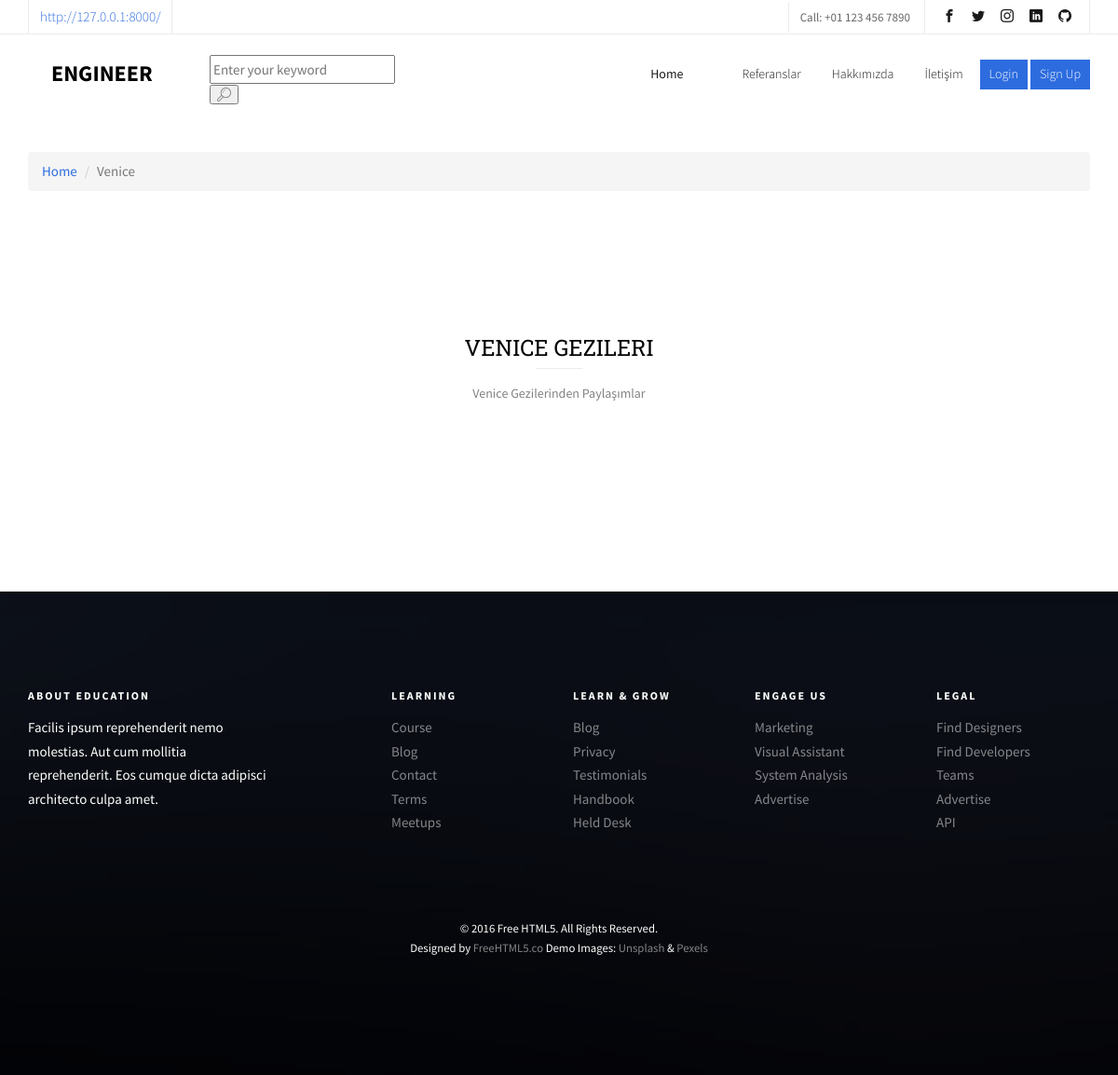
Page /category/7/italy-venice-city on the earlier database version.
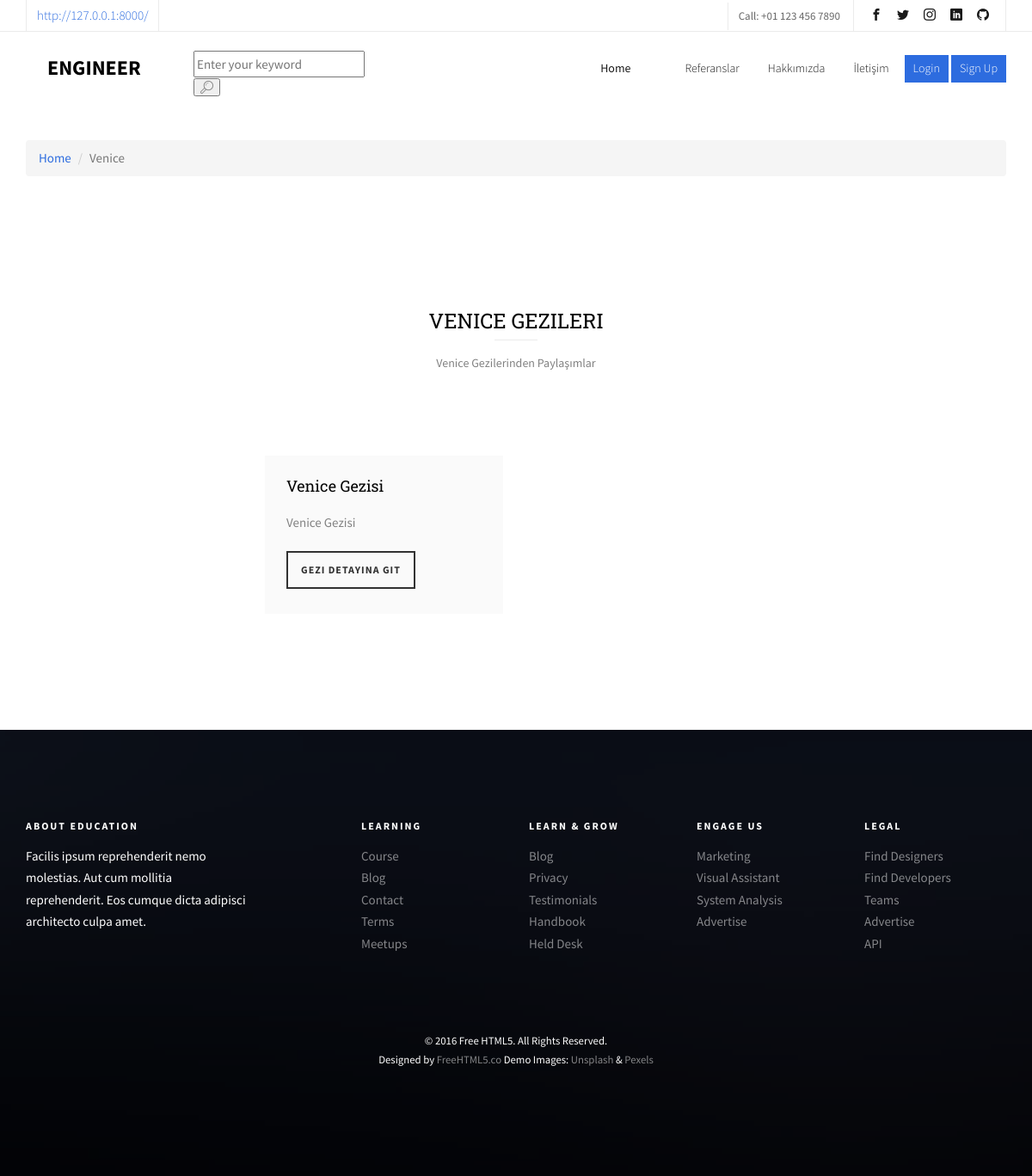
Same page on the later database version.
### content/models.py (models this page shows, shortened)
class Category(MPTTModel):
    STATUS =(
        ('True', 'Evet'),
        ('False', 'Hayır'),
    )
    title = models.CharField(max_length=100)
    keywords = models.CharField(blank=True, max_length=255)
    description = models.CharField(blank=True, max_length=255)
    image = models.ImageField(blank=True, upload_to='images/')
    status = models.CharField(max_length=10, choices=STATUS)
    slug = models.SlugField(null=False, unique=True)
    parent = TreeForeignKey('self', blank=True, null=True, related_name='children', on_delete=models.CASCADE)
    create_at = models.DateTimeField(auto_now_add=True)
    update_at = models.DateTimeField(auto_now=True)
    class MPTTMeta:
        order_insertion_by = ['title']
    def get_image_tag(self):
        if self.image:
            return mark_safe('<img src="{}" height="50"/>'.format(self.image.url))
    get_image_tag.short_description = 'Image'

class Content(models.Model):
    STATUS = (
        ('True', 'Evet'),
        ('False', 'Hayır'),
    )
    category = models.ForeignKey(Category, on_delete=models.CASCADE)
    title = models.CharField(max_length=150)
    keywords = models.CharField(blank=True, max_length=255)
    description = models.CharField(blank=True, max_length=255)
    image = models.ImageField(blank=True, upload_to='images/')
    detail = RichTextUploadingField()
    slug = models.SlugField(null=False, unique=True)
    status = models.CharField(max_length=10, choices=STATUS)
    parent = models.ForeignKey('self', blank=True, null=True, related_name='children', on_delete=models.CASCADE)
    create_at = models.DateTimeField(auto_now_add=True)
    update_at = models.DateTimeField(auto_now=True)
    def get_image_tag(self):
        if self.image:
            return mark_safe('<img src="{}" height="50"/>'.format(self.image.url))
    get_image_tag.short_description = 'Image'

### home/views.py (the view)
# urls.py: path('category/<int:id>/<slug:slug>', views.category_contents, name='category_contents'),
def category_contents(request, id, slug):
    category = Category.objects.all()
    category_data = Category.objects.get(pk=id)
    contents = Content.objects.filter(category_id=id)
    context = {'contents': contents,
               'category': category,
               'category_data': category_data}
    return render(request, 'geziler.html', context)

### home/templates/geziler.html (shortened to what this page needs)
{% extends "homebase.html" %}
{% block content %}
    <div id="breadcrumb">
        <div class="container">
            <ul class="breadcrumb">
                <li><a href="/">Home</a></li>
                <li class="active">{{ category_data.title }}</li>
            </ul>
        </div>
    </div>&emsp;
    <div id="fh5co-course">
		<div class="container">
			<div class="row animate-box">
				<div class="col-md-6 col-md-offset-3 text-center fh5co-heading">
					<h2>{{ category_data.title }} Gezileri</h2>
					<p>{{ category_data.title }} Gezilerinden Paylaşımlar</p>
				</div>
			</div>
			<div class="row">
                {% for rs in contents %}
				    <div class="col-md-6 animate-box">
					<div class="course">
						<a href="#" class="course-img" style="background-image: url({{rs.image.url}});">
						</a>
						<div class="desc">
							<h3><a href="#">{{ rs.title }}</a></h3>
							<p> {{ rs.description }} </p>
							<span><a href="/content/{{ rs.id }}/{{ rs.slug }}" class="btn btn-primary btn-sm btn-course">Gezi Detayına Git</a></span>
						</div>
					</div>
				</div>
                {% endfor %}
			</div>
		</div>
	</div>
{% endblock %}

### home/templates/homebase.html (shortened to what this page needs)
<!DOCTYPE html>
<html lang="en">
<head>
	    {% load static %}
    <link rel="stylesheet" href="https://ajax.googleapis.com/ajax/libs/jqueryui/1.11.4/themes/smoothness/jquery-ui.css">
	<link rel="stylesheet" href="{% static 'css/animate.css' %}">
	<link rel="stylesheet" href="{% static 'css/icomoon.css' %}">
	<link rel="stylesheet" href="{% static 'css/bootstrap.css' %}">
	<link rel="stylesheet" href="{% static 'css/magnific-popup.css' %}">
	<link rel="stylesheet" href="{% static 'css/owl.carousel.min.css' %}">
	<link rel="stylesheet" href="{% static 'css/owl.theme.default.min.css' %}">
	<link rel="stylesheet" href="{% static 'css/flexslider.css' %}">
	<link rel="stylesheet" href="{% static 'css/pricing.css' %}">
	<link rel="stylesheet" href="{% static 'css/style.css' %}">
	</head>
<body>
	<div id="page">
    {% include 'header.html' %}
    {% block content %} {% endblock %}
    {% include 'footer.html' %}
</body>
</html>

### home/templates/header.html (shortened to what this page needs)
{% load static %}
<header>
		<nav class="fh5co-nav" role="navigation">
		<div class="top">
			<div class="container">
				<div class="row">
					<div class="col-xs-12 text-right">
						<p class="site"><a href="/">http://127.0.0.1:8000/</a></p>
						<p class="num">Call: +01 123 456 7890</p>
						<ul class="fh5co-social">
							<li><a href="https://www.facebook.com/fvarlii" target="_blank"><i class="icon-facebook2"></i></a></li>
							<li><a href="https://twitter.com/f_varli" target="_blank"><i class="icon-twitter2"></i></a></li>
							<li><a href="https://instagram.com/f_varli" target="_blank"><i class="icon-instagram"></i></a></li>
							<li><a href="https://www.linkedin.com/in/fvarli/" target="_blank"><i class="icon-linkedin2"></i></a></li>
							<li><a href="https://github.com/fvarli" target="_blank"><i class="icon-github" ></i></a></li>
						</ul>
					</div>
				</div>
			</div>
		</div>
		<div class="top-menu">
			<div class="container">
				<div class="row">
					<div class="col-xs-2">
						<div id="fh5co-logo"><a href="/">Engineer</a></div>
					</div>
                    <div class="header-search col-xs-2">
                        <form action="/search/" method="post">
                            <input type="text" name="query" id="query" class="input search-input" placeholder="Enter your keyword">
                            {% load mptt_tags %}
                            <button class="icon-search4"></button>
                        </form>
                    </div>
					<div class="col-xs-8 text-right menu-1">
						<ul>
							<li class="active"><a href="index.html">Home</a></li>
                            {% load mptt_tags %}
                            {% recursetree category %}
                                 <li class="has-dropdown">
                                    <a href="/category/{{ node.id }}/{{ node.slug }}" {% if not node.is_leaf_node %} data-toggle="dropdown" class="dropdown-toggle" aria-expanded="true" {% endif %}>{{ node.title }}</a>
                                </li>
                           {% endrecursetree %}
                            <li><a href="/referanslar">Referanslar</a></li>
                            <li><a href="/hakkimizda">Hakkımızda</a></li>
                            <li><a href="/iletisim">İletişim</a></li>
                            {% if user.id is not None %}
                                <li class="btn-primary has-dropdown">
								<a href="#"><span>My Account {{ user.first_name }} {{ user.last_name }}</span></a>
								<ul class="dropdown">
									<li><a href="/user">My Profile</a></li>
									<li><a href="#">My Comments</a></li>
									<li><a href="/logout/">Logout</a></li>
								</ul>
							</li>
                            {% else %}
							<li class="btn-cta"><a href="/login/"><span>Login</span></a></li>
							<li class="btn-cta"><a href="/sign_up/"><span>Sign Up</span></a></li>
                            {% endif %}
                        </ul>
					</div>
				</div>
			</div>
		</div>
	</nav>
</header>

### home/templates/footer.html (shortened to what this page needs)
{% load static %}
	<footer id="fh5co-footer" role="contentinfo" style="background-image: url(static/images/img_bg_4.jpg);">
		<div class="overlay"></div>
		<div class="container">
			<div class="row row-pb-md">
				<div class="col-md-3 fh5co-widget">
					<h3>About Education</h3>
					<p>Facilis ipsum reprehenderit nemo molestias. Aut cum mollitia reprehenderit. Eos cumque dicta adipisci architecto culpa amet.</p>
				</div>
				<div class="col-md-2 col-sm-4 col-xs-6 col-md-push-1 fh5co-widget">
					<h3>Learning</h3>
					<ul class="fh5co-footer-links">
						<li><a href="#">Course</a></li>
						<li><a href="#">Blog</a></li>
						<li><a href="#">Contact</a></li>
						<li><a href="#">Terms</a></li>
						<li><a href="#">Meetups</a></li>
					</ul>
				</div>
				<div class="col-md-2 col-sm-4 col-xs-6 col-md-push-1 fh5co-widget">
					<h3>Learn &amp; Grow</h3>
					<ul class="fh5co-footer-links">
						<li><a href="#">Blog</a></li>
						<li><a href="#">Privacy</a></li>
						<li><a href="#">Testimonials</a></li>
						<li><a href="#">Handbook</a></li>
						<li><a href="#">Held Desk</a></li>
					</ul>
				</div>
				<div class="col-md-2 col-sm-4 col-xs-6 col-md-push-1 fh5co-widget">
					<h3>Engage us</h3>
					<ul class="fh5co-footer-links">
						<li><a href="#">Marketing</a></li>
						<li><a href="#">Visual Assistant</a></li>
						<li><a href="#">System Analysis</a></li>
						<li><a href="#">Advertise</a></li>
					</ul>
				</div>
				<div class="col-md-2 col-sm-4 col-xs-6 col-md-push-1 fh5co-widget">
					<h3>Legal</h3>
					<ul class="fh5co-footer-links">
						<li><a href="#">Find Designers</a></li>
						<li><a href="#">Find Developers</a></li>
						<li><a href="#">Teams</a></li>
						<li><a href="#">Advertise</a></li>
						<li><a href="#">API</a></li>
					</ul>
				</div>
			</div>
			<div class="row copyright">
				<div class="col-md-12 text-center">
					<p>
						<small class="block">&copy; 2016 Free HTML5. All Rights Reserved.</small>
						<small class="block">Designed by <a href="http://freehtml5.co/" target="_blank">FreeHTML5.co</a> Demo Images: <a href="http://unsplash.co/" target="_blank">Unsplash</a> &amp; <a href="https://www.pexels.com/" target="_blank">Pexels</a></small>
					</p>
				</div>
			</div>
		</div>
	</footer>
	</div>

### home/static/css/icomoon.css (style rules this page uses)
[class^="icon-"], [class*=" icon-"] { font-family: 'icomoon' !important; speak: none; font-style: normal; font-weight: normal; font-variant: normal; text-transform: none; line-height: 1; -webkit-font-smoothing: antialiased; -moz-osx-font-smoothing: grayscale; }
.icon-search4:before { content: "\e909"; }
.icon-facebook2:before { content: "\eac0"; }
.icon-instagram:before { content: "\eac2"; }
.icon-twitter2:before { content: "\eac6"; }
.icon-github:before { content: "\eae0"; }
.icon-linkedin2:before { content: "\eaf9"; }

Differences in the rows shown:
added Content: title "Venice Gezisi", description "Venice Gezisi"
